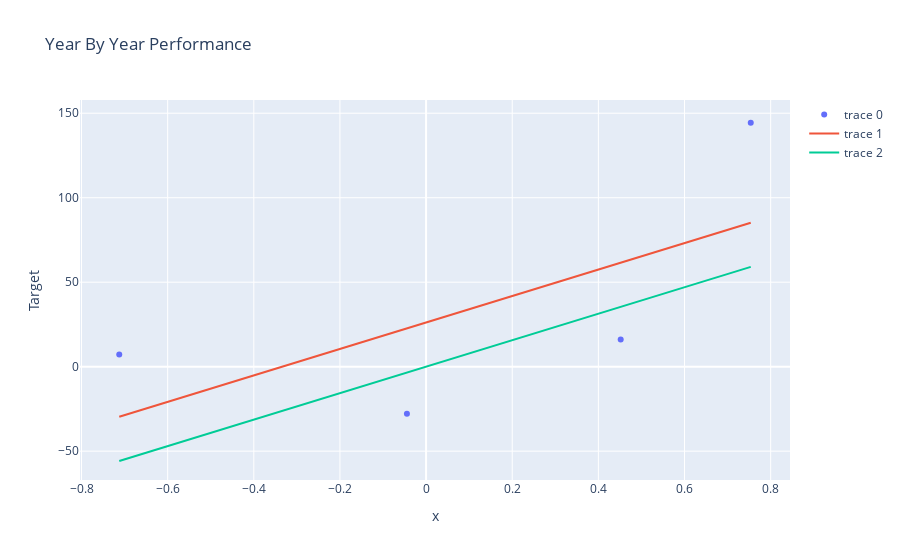

Notebook source saved alongside this figure:
### Code cell
import plotly.graph_objects as go
trace0 = go.Scatter(x=x.flatten(), y=y, mode= "markers")
trace = go.Scatter(x=x.flatten(), y=reg.predict(x), mode = "lines")
trace1 = go.Scatter(x=x.flatten(), y=yPred, mode = "lines")
data = [trace0, trace, trace1]
layout = go.Layout(title="Year By Year Performance", xaxis={
                   "title": "x"}, yaxis={"title": "Target"})
fig = go.Figure(data, layout)
fig.show()

### Figure 1 — Plotly figure (JSON) as saved in the notebook; plotly's stock layout.template omitted (floating-point values rounded to 4 significant figures)
{"data": [{"mode": "markers", "type": "scatter", "x": [-0.7124, 0.4518, -0.0445, 0.7538], "y": [7.218, 16.05, -27.84, 144.4]}, {"mode": "lines", "type": "scatter", "x": [-0.7124, 0.4518, -0.0445, 0.7538], "y": [-29.66, 61.56, 22.67, 85.22]}, {"mode": "lines", "type": "scatter", "x": [-0.7124, 0.4518, -0.0445, 0.7538], "y": [-55.82, 35.4, -3.487, 59.06]}], "layout": {"title": {"text": "Year By Year Performance"}, "xaxis": {"title": {"text": "x"}}, "yaxis": {"title": {"text": "Target"}}}}
